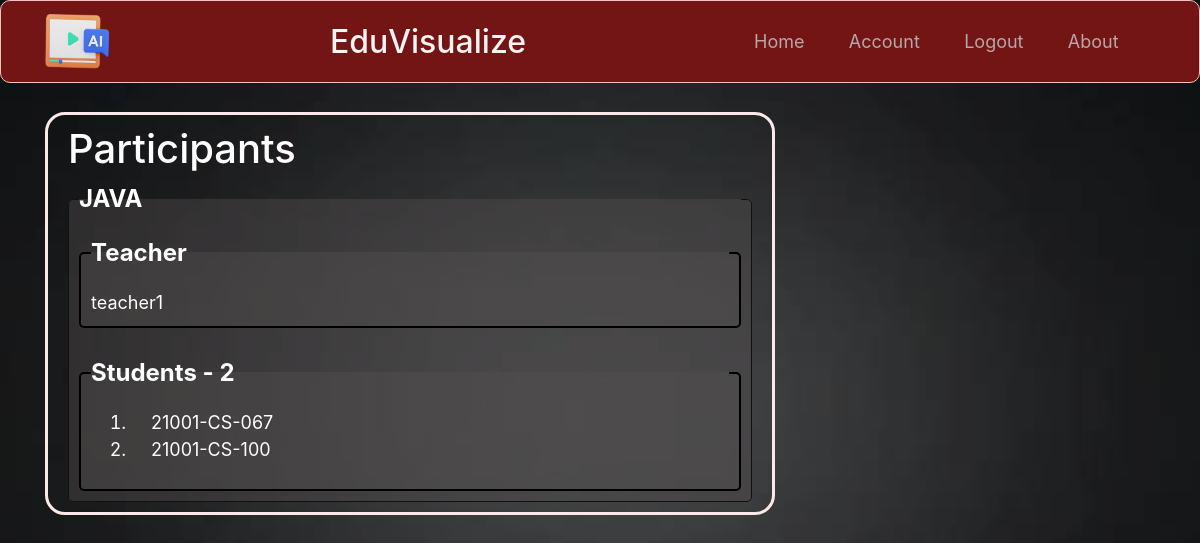
Page /participants/1 (signed in) on the committed database.
### flaskblog/models.py (models this page shows, shortened)
class Classes(db.Model):
    id = db.Column(db.Integer, primary_key=True)
    name = db.Column(db.String(100), nullable=False)
    teacher_id = db.Column(db.Integer, db.ForeignKey('user.id'), nullable=False)
    teacher_name = db.Column(db.String(100), nullable=False)
    date_created = db.Column(db.DateTime, default=datetime.utcnow)
    joincode = db.Column(db.String(6), unique=True, nullable=False)
    students = db.relationship('User', back_populates='classes')
    teacher = db.relationship('User', back_populates='classes')
    posts = db.relationship('Post', backref='class_posts', lazy=True)

class User(db.Model, UserMixin):
    id = db.Column(db.Integer, primary_key=True)
    username = db.Column(db.String(20), unique=True, nullable=False)
    email = db.Column(db.String(120), unique=True, nullable=False)
    image_file = db.Column(db.String(20), nullable=False, default='default.png')
    password = db.Column(db.String(60), nullable=False)
    user_type = db.Column(db.String(10), nullable=False)
    posts = db.relationship('Post', backref='author', lazy=True)
    classes = db.relationship('Classes', backref='teacher_classes', lazy=True)
    @property
    def is_teacher(self):
        return self.user_type == 'teacher'

### flaskblog/routes.py (the view)
@app.route("/participants/<int:class_id>")
@login_required
def participants(class_id):
    teacher_classes = Classes.query.filter_by(teacher_id=current_user.id).all()
    class_students = {}
    for teacher_class in teacher_classes:
        class_students[int(teacher_class.id)] = {'class_name': teacher_class.name, 'students': []}
        students = Members.query.filter_by(class_id=teacher_class.id).all()
        for student in students:
            student_info = {'student_id': student.student_id,
                            'student_name': User.query.get(student.student_id).username,}
            class_students[teacher_class.id]['students'].append(student_info)
    return render_template('participants.html', class_id=class_id, class_students=class_students)

### flaskblog/models.py (called while the page is built)
@login_manager.user_loader
def load_user(user_id):
    return User.query.get(int(user_id))

### flaskblog/templates/participants.html
{% extends "layout.html" %}
{% block content %}
<div class="content-section" style="color: white;">
    <h1>Participants</h1>
    {% for id, class_info in class_students.items() %}
    {% if class_id == id %}
    <fieldset>
        <legend>{{ class_info.class_name }} </legend>
        <fieldset style="border: 2px solid black;">
            <legend>Teacher</legend>
            {{ class_info.students[0].student_name }}
        </fieldset>
        <br>
        <fieldset style="border: 2px solid black;">
            <legend>Students  - {{(class_info.students | length)-1}}</legend>
        <ol>
            {% for student in class_info.students %}
            {% if student.student_id != current_user.id %}
            <li>
                    <p style="color: white;padding-left: 20px;margin-bottom:0px;">
                        {{ student.student_name }}
                    </p>
            </li>
            {% endif %}
            {% endfor %}
        </ol>
    </fieldset>
    </fieldset>
    {% endif %}
    {% endfor %}
</div>
{% endblock %}

### flaskblog/static/main.css (style rules this page uses)
body { background-image: url("2.jpg"); background-attachment: fixed; background-size: cover; background-repeat: no-repeat; background-position: center center; color: #333333; margin-top: 7rem; font-size: 16px; }
h1, h2, h4, h5, h6 { color: white; }
.content-section { background: rgba(244, 245, 249, 0); padding: 10px 20px; border: 3px solid #fbe9e9; border-radius: 20px; margin-bottom: 20px; }
fieldset { border: 1px solid #111111; padding: 10px; background-color: rgba(85, 82, 82, 0.4); border-radius: 5px; }
legend { font-weight: bold; }
@media (min-width: 1200px) { body { font-size: 18px; } }

### rows in the picture
Classes: class_name "JAVA"
User: username "teacher1"
User: student_name "21001-CS-067"
User: student_name "21001-CS-100"

### other values in the picture
{{ (class_info.students | length)-1 }} "2"
